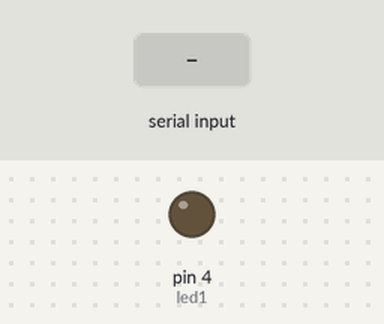
This sketch was run on a simulated Arduino Uno, built with avr-gcc and run on an emulated ATmega328P. Shown: output pins drawn as LEDs (lit = HIGH). Inputs (shaded band) come from the test bench. What the sketch prints to the serial monitor is not drawn.

Above: at 1.2 s.
1.3 s: "1" received over Serial
At 1.8 s:
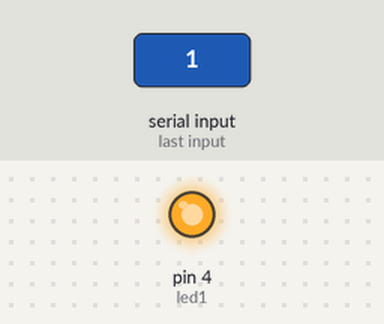
2.8 s: "0" received over Serial
At 4.2 s:
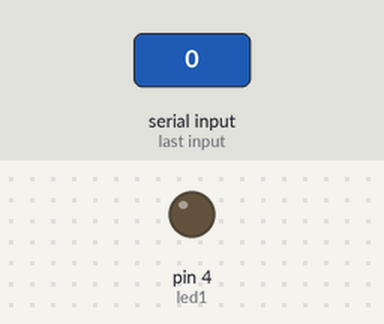
Timing chart, 0 to 5.8 s (numbered marks = the images above; inputs shaded):
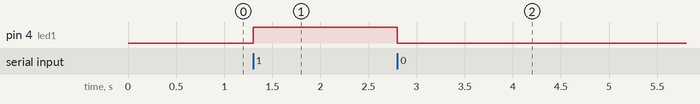

The sketch:

led.ino
```cpp
const int led1=4;
const int led2=5;
int value=0;

void setup()
   {
      Serial.begin(9600);
      pinMode(led1, OUTPUT);
      digitalWrite (led1, LOW);
      Serial.println("Connection established...");
   }

void loop()
   {
     while (Serial.available())
        {
           value = Serial.read();
        }

     if (value == '1')
        digitalWrite (led1, HIGH);

     else if (value == '0')
        digitalWrite (led1, LOW);

        if (value == '2')
        digitalWrite (led2, HIGH);

     else if (value == '3')
        digitalWrite (led2, LOW);
   }
```

Measured:
- after the input at 1.3 s, pin 4 (led1): LOW → HIGH at once
- after the input at 2.8 s, pin 4 (led1): HIGH → LOW at once
